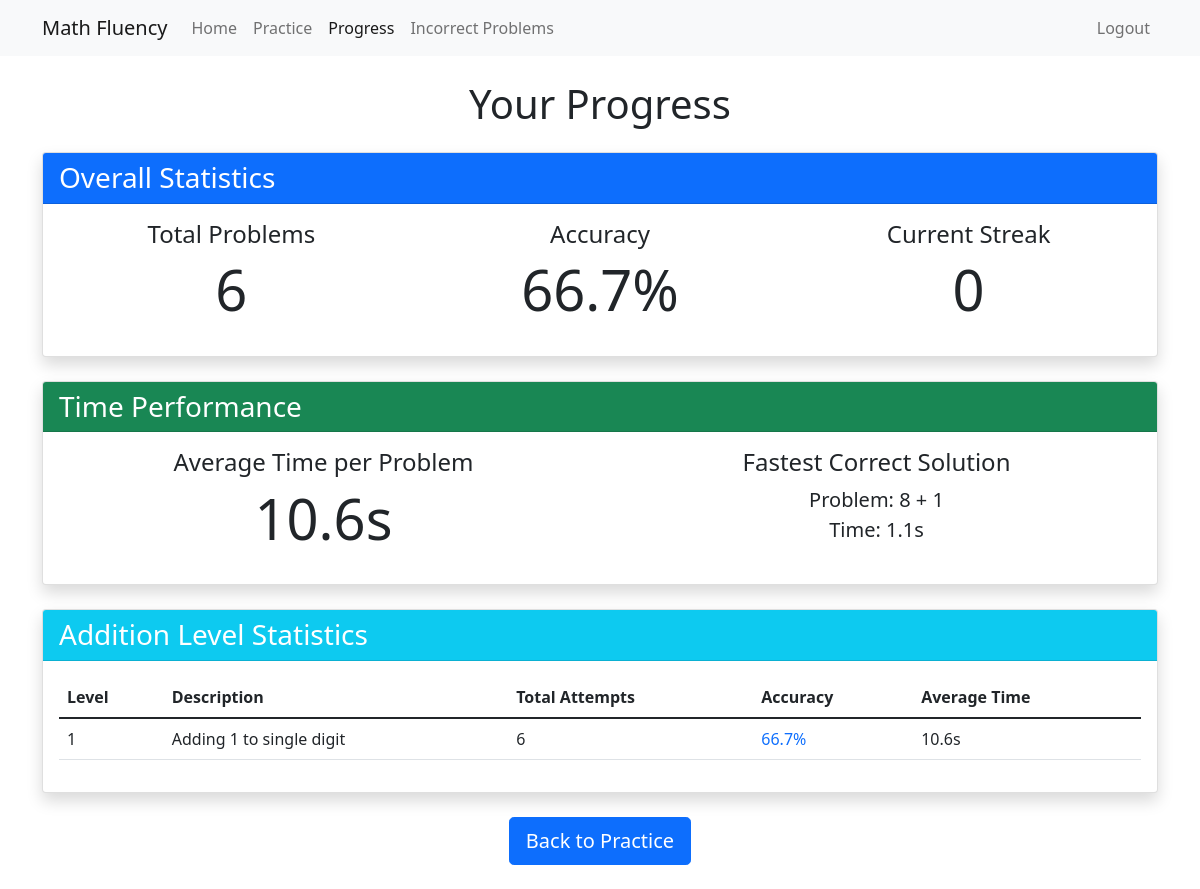
/progress (signed in), run on an earlier commit of the app's database.
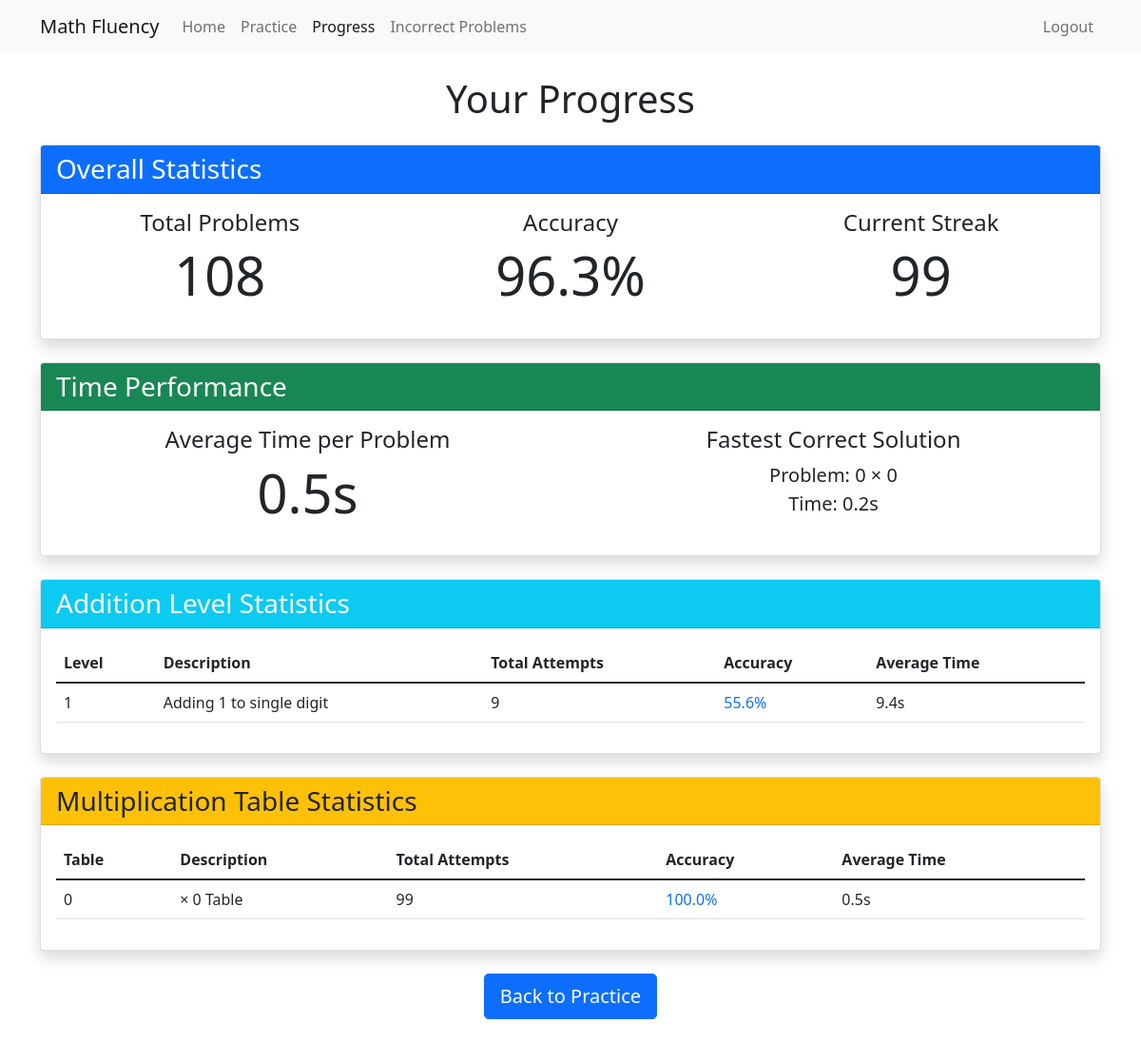
And on a later commit of the database.
### models/practice_attempt.py (models this page shows)
class PracticeAttempt(db.Model):
    id = db.Column(db.Integer, primary_key=True)
    user_id = db.Column(db.Integer, db.ForeignKey('user.id'), nullable=False)
    operation = db.Column(db.String(20), nullable=False)  # 'addition' or 'multiplication'
    level = db.Column(db.Integer, nullable=False)
    problem = db.Column(db.String(50), nullable=False)
    user_answer = db.Column(db.Integer, nullable=False)
    correct_answer = db.Column(db.Integer, nullable=False)
    is_correct = db.Column(db.Boolean, nullable=False)
    time_taken = db.Column(db.Float)  # in seconds
    created_at = db.Column(db.DateTime, default=datetime.utcnow)
    user = db.relationship('User', backref=db.backref('practice_attempts', lazy=True))

### app.py (the view)
@app.route('/progress')
@login_required
def progress():
    try:
        total_attempts = PracticeAttempt.query.filter_by(user_id=current_user.id).count()
        print(f"Total attempts: {total_attempts}")  # Debug print
        correct_attempts = PracticeAttempt.query.filter_by(
            user_id=current_user.id,
            is_correct=True
        ).count()
        print(f"Correct attempts: {correct_attempts}")  # Debug print
        accuracy = (correct_attempts / total_attempts * 100) if total_attempts > 0 else 0
        avg_time = db.session.query(func.avg(PracticeAttempt.time_taken))\
            .filter(PracticeAttempt.user_id == current_user.id).scalar() or 0
        print(f"Average time: {avg_time}")  # Debug print
        fastest_correct = PracticeAttempt.query\
            .filter_by(user_id=current_user.id, is_correct=True)\
            .order_by(PracticeAttempt.time_taken.asc()).first()
        attempts = PracticeAttempt.query\
            .filter_by(user_id=current_user.id)\
            .order_by(PracticeAttempt.created_at.desc()).all()
        current_streak = 0
        for attempt in attempts:
            if attempt.is_correct:
                current_streak += 1
            else:
                break
        operation_stats = {}
        addition_levels = {
            1: "Adding 1 to single digit",
            2: "Adding 2 to single digit",
            3: "Make 10",
            4: "Add single digit to double digit",
            5: "Add double digit to double digit"
        }
        multiplication_levels = {i: f"× {i} Table" for i in range(13)}  # 0-12 tables
        addition_stats = {}
        addition_attempts = PracticeAttempt.query.filter_by(
            user_id=current_user.id,
            operation='addition'
        ).all()
        print(f"Addition attempts found: {len(addition_attempts)}")  # Debug print
        if addition_attempts:
            for level, description in addition_levels.items():
                level_attempts = [a for a in addition_attempts if a.level == level]
                total = len(level_attempts)
                print(f"Level {level} attempts: {total}")  # Debug print
                if total > 0:
                    correct = len([a for a in level_attempts if a.is_correct])
                    times = [a.time_taken for a in level_attempts if a.time_taken is not None]
                    avg_time = sum(times) / len(times) if times else 0
                    addition_stats[str(level)] = {  # Convert level to string for template
                        'description': description,
                        'total': total,
                        'accuracy': (correct/total*100),
                        'avg_time': avg_time
                    }
        multiplication_stats = {}
        multiplication_attempts = PracticeAttempt.query.filter_by(
            user_id=current_user.id,
            operation='multiplication'
        ).all()
        print(f"Multiplication attempts found: {len(multiplication_attempts)}")  # Debug print
        if multiplication_attempts:
            for level, description in multiplication_levels.items():
                level_attempts = [a for a in multiplication_attempts if a.level == level]
                total = len(level_attempts)
                print(f"Table {level} attempts: {total}")  # Debug print
                if total > 0:
                    correct = len([a for a in level_attempts if a.is_correct])
                    times = [a.time_taken for a in level_attempts if a.time_taken is not None]
                    avg_time = sum(times) / len(times) if times else 0
                    multiplication_stats[str(level)] = {  # Convert level to string for template
                        'description': description,
                        'total': total,
                        'accuracy': (correct/total*100),
                        'avg_time': avg_time
                    }
        operation_stats = {
            'addition': addition_stats,
            'multiplication': multiplication_stats
        }
        print(f"Final operation_stats: {operation_stats}")  # Debug print
        addition_missed = analyze_missed_problems(current_user.id, 'addition')
        multiplication_missed = analyze_missed_problems(current_user.id, 'multiplication')
        return render_template('progress.html',
            total_attempts=total_attempts,
            correct_attempts=correct_attempts,
            accuracy=accuracy,
            avg_time=avg_time,
            fastest_correct=fastest_correct,
            current_streak=current_streak,
            operation_stats=operation_stats,
            addition_missed=addition_missed[:5],  # Show top 5 missed problems
            multiplication_missed=multiplication_missed[:5]
        )
    except Exception as e:
        print(f"Error in progress route: {str(e)}")  # Debug print
        return f"An error occurred: {str(e)}", 500

### app.py (called while the page is built)
@login_manager.user_loader
def load_user(user_id):
    return User.query.get(int(user_id))

### templates/progress.html (shortened to what the changed rows need)
{% extends "base.html" %}
{% block content %}
<div class="container mt-4">
    <h1 class="text-center mb-4">Your Progress</h1>
    <div class="card mb-4 shadow">
        <div class="card-body">
            <div class="row">
                <div class="col-md-4 text-center mb-3">
                    <h4>Total Problems</h4>
                    <div class="display-4">{{ total_attempts }}</div>
                </div>
                <div class="col-md-4 text-center mb-3">
                    <h4>Accuracy</h4>
                    <div class="display-4">{{ "%.1f"|format(accuracy) }}%</div>
                </div>
                <div class="col-md-4 text-center mb-3">
                    <h4>Current Streak</h4>
                    <div class="display-4">{{ current_streak }}</div>
                </div>
            </div>
        </div>
    </div>
    <div class="card mb-4 shadow">
        <div class="card-body">
            <div class="row">
                <div class="col-md-6 text-center mb-3">
                    <h4>Average Time per Problem</h4>
                    <div class="display-4">{{ "%.1f"|format(avg_time) }}s</div>
                </div>
                <div class="col-md-6 text-center mb-3">
                    <h4>Fastest Correct Solution</h4>
                    {% if fastest_correct %}
                    <div class="lead">
                        Problem: {{ fastest_correct['problem'] }}<br>
                        Time: {{ "%.1f"|format(fastest_correct['time_taken']) }}s
                    </div>
                    {% else %}
                    <div class="lead">No correct solutions yet</div>
                    {% endif %}
                </div>
            </div>
        </div>
    </div>
    {% if operation_stats and operation_stats['addition'] %}
    <div class="card mb-4 shadow">
        <div class="card-body">
            <div class="table-responsive">
                <table class="table table-hover">
                    <thead>
                        <tr>
                            <th>Level</th>
                            <th>Description</th>
                            <th>Total Attempts</th>
                            <th>Accuracy</th>
                            <th>Average Time</th>
                        </tr>
                    </thead>
                    <tbody>
                        {% for level, stats in operation_stats['addition'].items()|sort %}
                        <tr>
                            <td>{{ level }}</td>
                            <td>{{ stats['description'] }}</td>
                            <td>{{ stats['total'] }}</td>
                            <td>
                                <a href="{{ url_for('analyze_level', operation='addition', level=level) }}" class="text-decoration-none">
                                    {{ "%.1f"|format(stats['accuracy']) }}%
                                </a>
                            </td>
                            <td>{{ "%.1f"|format(stats['avg_time']) }}s</td>
                        </tr>
                        {% endfor %}
                    </tbody>
                </table>
            </div>
        </div>
    </div>
    {% endif %}
    {% if operation_stats and operation_stats['multiplication'] %}
    <div class="card mb-4 shadow">
        <div class="card-header bg-warning text-dark">
            <h3 class="mb-0">Multiplication Table Statistics</h3>
        </div>
        <div class="card-body">
            <div class="table-responsive">
                <table class="table table-hover">
                    <thead>
                        <tr>
                            <th>Table</th>
                            <th>Description</th>
                            <th>Total Attempts</th>
                            <th>Accuracy</th>
                            <th>Average Time</th>
                        </tr>
                    </thead>
                    <tbody>
                        {% for level, stats in operation_stats['multiplication'].items()|sort %}
                        <tr>
                            <td>{{ level }}</td>
                            <td>{{ stats['description'] }}</td>
                            <td>{{ stats['total'] }}</td>
                            <td>
                                <a href="{{ url_for('analyze_level', operation='multiplication', level=level) }}" class="text-decoration-none">
                                    {{ "%.1f"|format(stats['accuracy']) }}%
                                </a>
                            </td>
                            <td>{{ "%.1f"|format(stats['avg_time']) }}s</td>
                        </tr>
                        {% endfor %}
                    </tbody>
                </table>
            </div>
        </div>
    </div>
    {% endif %}
</div>
{% endblock %}

What changed in the data, as far as the page shows it:
no longer on this page (row unchanged): PracticeAttempt: problem "8 + 1", time_taken "1.1"
added PracticeAttempt: problem "0 × 0", time_taken "0.2"
Also different on the page:
{{ total_attempts }}: "6" → "108"
{{ "%.1f"|format(accuracy) }}: "66.7" → "96.3"
{{ current_streak }}: "0" → "99"
{{ "%.1f"|format(avg_time) }}: "10.6" → "0.5"
new list line: "1 Adding 1 to single digit 9 55.6 % 9.4 s"
text now shown: "Multiplication Table Statistics Table Description Total Attempts Accuracy Average Time"
new list line: "0 × 0 Table 99 100.0 % 0.5 s"
list line gone: "1 Adding 1 to single digit 6 66.7 % 10.6 s"
